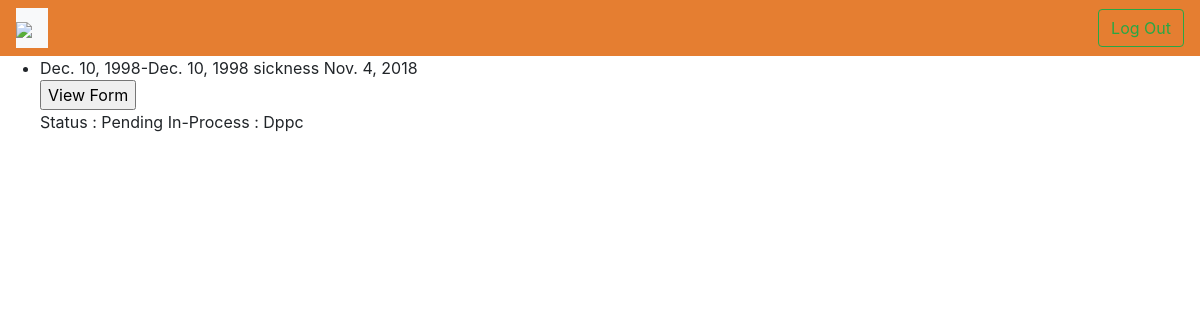
Screenshot of /leave/student/8/pending with the database file from the repository.
### leave_portal/models.py (models this page shows, shortened)
class ApplyLeave(models.Model):
    student = models.ForeignKey(Student, on_delete=models.CASCADE, related_name='applyleaves')
    LeaveFrom = models.DateField()
    LeaveTo = models.DateField()
    TypeOfLeave = models.CharField(max_length=255, choices=TYPEOFLEAVE, blank=False, default="")
    ReasonForLeave = models.CharField(max_length=200)
    Doc1 = models.FileField(upload_to='documents', blank=True, null=True)
    Doc2 = models.FileField(upload_to='documents', blank=True, null=True)
    AddressWhileOnLeave = models.CharField(max_length=200)
    PhoneNumberWhileOnLeave = models.CharField(max_length=20)
    DateOfApply = models.DateField(default=datetime.now)
    flag = models.IntegerField(default=0)
    SentTo = MultiSelectField(choices=SENT_TO)
    ApprovedStatus = models.CharField(max_length=100,choices=STATUS,default="pending")

### leave_portal/views.py (the view)
# urls.py: path('student/<int:pk>/pending', views.PendingRequest,name="pending_request"),
def PendingRequest(request, pk):
    student = get_object_or_404(models.Student, pk=pk)
    forms = models.ApplyLeave.objects.filter(student=student,ApprovedStatus='pending')
    return render(request, 'leave_portal/pending_request.html', {'forms':forms})

### leave_portal/templates/leave_portal/pending_request.html
{% extends "base_generic.html" %}
{% block content %}
  {% if forms %}
  <ul>
    {% for form in forms %}
        <li>{{form.LeaveFrom}}-{{form.LeaveTo}} {{form.ReasonForLeave}} {{form.DateOfApply}}
        </li>
        <a href="{% url 'leave_portal:leave_info' pk=form.id %}"><input type="button" value="View Form" /></a>
        <br>
        Status : Pending
        In-Process :
        {% if form.flag == 1 %}
          TA/Instructor {{ student.TA_instructor }}
        {% elif form.flag == 2 %}
          Supervisor {{ student.Supervisor_1 }}
        {% elif form.flag == 3 %}
          Dppc
        {% elif form.flag == 4 %}
          Staff
        {% elif form.flag == 5 %}
          Hod
        {% endif %}
    {% endfor %}
  </ul>
  {% else %}
    <p>Sorry but you have no forms pending!!! </p>
  {% endif %}
{% endblock %}

### leave_portal/static/leave_portal/css/styles.css (style rules this page uses)
body { font-family: 'Lato', 'sans-serif'; }

### rows the page displays
ApplyLeave: LeaveFrom "Dec. 10, 1998", LeaveTo "Dec. 10, 1998", ReasonForLeave "sickness", DateOfApply "Nov. 4, 2018", flag "Dppc"
